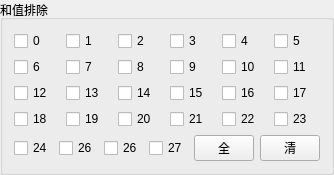
            <widget class="QGroupBox" name="groupBox_13">
             <property name="title">
              <string>和值排除</string>
             </property>
             <layout class="QVBoxLayout" name="verticalLayout_12">
              <item>
               <layout class="QVBoxLayout" name="verticalLayout_11">
                <item>
                 <layout class="QHBoxLayout" name="horizontalLayout_28">
                  <item>
                   <widget class="QCheckBox" name="checkBox_146">
                    <property name="text">
                     <string>0</string>
                    </property>
                   </widget>
                  </item>
                  <item>
                   <widget class="QCheckBox" name="checkBox_147">
                    <property name="text">
                     <string>1</string>
                    </property>
                   </widget>
                  </item>
                  <item>
                   <widget class="QCheckBox" name="checkBox_148">
                    <property name="text">
                     <string>2</string>
                    </property>
                   </widget>
                  </item>
                  <item>
                   <widget class="QCheckBox" name="checkBox_149">
                    <property name="text">
                     <string>3</string>
                    </property>
                   </widget>
                  </item>
                  <item>
                   <widget class="QCheckBox" name="checkBox_150">
                    <property name="text">
                     <string>4</string>
                    </property>
                   </widget>
                  </item>
                  <item>
                   <widget class="QCheckBox" name="checkBox_156">
                    <property name="text">
                     <string>5</string>
                    </property>
                   </widget>
                  </item>
                 </layout>
                </item>
                <item>
                 <layout class="QHBoxLayout" name="horizontalLayout_29">
                  <item>
                   <widget class="QCheckBox" name="checkBox_151">
                    <property name="text">
                     <string>6</string>
                    </property>
                   </widget>
                  </item>
                  <item>
                   <widget class="QCheckBox" name="checkBox_152">
                    <property name="text">
                     <string>7</string>
                    </property>
                   </widget>
                  </item>
                  <item>
                   <widget class="QCheckBox" name="checkBox_153">
                    <property name="text">
                     <string>8</string>
                    </property>
                   </widget>
                  </item>
                  <item>
                   <widget class="QCheckBox" name="checkBox_154">
                    <property name="text">
                     <string>9</string>
                    </property>
                   </widget>
                  </item>
                  <item>
                   <widget class="QCheckBox" name="checkBox_155">
                    <property name="text">
                     <string>10</string>
                    </property>
                   </widget>
                  </item>
                  <item>
                   <widget class="QCheckBox" name="checkBox_194">
                    <property name="text">
                     <string>11</string>
                    </property>
                   </widget>
                  </item>
                 </layout>
                </item>
                <item>
                 <layout class="QHBoxLayout" name="horizontalLayout_35">
                  <item>
                   <widget class="QCheckBox" name="checkBox_183">
                    <property name="text">
                     <string>12</string>
                    </property>
                   </widget>
                  </item>
                  <item>
                   <widget class="QCheckBox" name="checkBox_184">
                    <property name="text">
                     <string>13</string>
                    </property>
                   </widget>
                  </item>
                  <item>
                   <widget class="QCheckBox" name="checkBox_185">
                    <property name="text">
                     <string>14</string>
                    </property>
                   </widget>
                  </item>
                  <item>
                   <widget class="QCheckBox" name="checkBox_186">
                    <property name="text">
                     <string>15</string>
                    </property>
                   </widget>
                  </item>
                  <item>
                   <widget class="QCheckBox" name="checkBox_187">
                    <property name="text">
                     <string>16</string>
                    </property>
                   </widget>
                  </item>
                  <item>
                   <widget class="QCheckBox" name="checkBox_188">
                    <property name="text">
                     <string>17</string>
                    </property>
                   </widget>
                  </item>
                 </layout>
                </item>
                <item>
                 <layout class="QHBoxLayout" name="horizontalLayout_36">
                  <item>
                   <widget class="QCheckBox" name="checkBox_189">
                    <property name="text">
                     <string>18</string>
                    </property>
                   </widget>
                  </item>
                  <item>
                   <widget class="QCheckBox" name="checkBox_190">
                    <property name="text">
                     <string>19</string>
                    </property>
                   </widget>
                  </item>
                  <item>
                   <widget class="QCheckBox" name="checkBox_191">
                    <property name="text">
                     <string>20</string>
                    </property>
                   </widget>
                  </item>
                  <item>
                   <widget class="QCheckBox" name="checkBox_192">
                    <property name="text">
                     <string>21</string>
                    </property>
                   </widget>
                  </item>
                  <item>
                   <widget class="QCheckBox" name="checkBox_193">
                    <property name="text">
                     <string>22</string>
                    </property>
                   </widget>
                  </item>
                  <item>
                   <widget class="QCheckBox" name="checkBox_195">
                    <property name="text">
                     <string>23</string>
                    </property>
                   </widget>
                  </item>
                 </layout>
                </item>
                <item>
                 <layout class="QHBoxLayout" name="horizontalLayout_38">
                  <item>
                   <widget class="QCheckBox" name="checkBox_202">
                    <property name="text">
                     <string>24</string>
                    </property>
                   </widget>
                  </item>
                  <item>
                   <widget class="QCheckBox" name="checkBox_203">
                    <property name="text">
                     <string>26</string>
                    </property>
                   </widget>
                  </item>
                  <item>
                   <widget class="QCheckBox" name="checkBox_204">
                    <property name="text">
                     <string>26</string>
                    </property>
                   </widget>
                  </item>
                  <item>
                   <widget class="QCheckBox" name="checkBox_205">
                    <property name="text">
                     <string>27</string>
                    </property>
                   </widget>
                  </item>
                  <item>
                   <widget class="QPushButton" name="pushButton_33">
                    <property name="minimumSize">
                     <size>
                      <width>30</width>
                      <height>0</height>
                     </size>
                    </property>
                    <property name="maximumSize">
                     <size>
                      <width>60</width>
                      <height>16777215</height>
                     </size>
                    </property>
                    <property name="text">
                     <string>全</string>
                    </property>
                   </widget>
                  </item>
                  <item>
                   <widget class="QPushButton" name="pushButton_32">
                    <property name="minimumSize">
                     <size>
                      <width>30</width>
                      <height>0</height>
                     </size>
                    </property>
                    <property name="maximumSize">
                     <size>
                      <width>60</width>
                      <height>16777215</height>
                     </size>
                    </property>
                    <property name="text">
                     <string>清</string>
                    </property>
                   </widget>
                  </item>
                 </layout>
                </item>
               </layout>
              </item>
             </layout>
            </widget>
